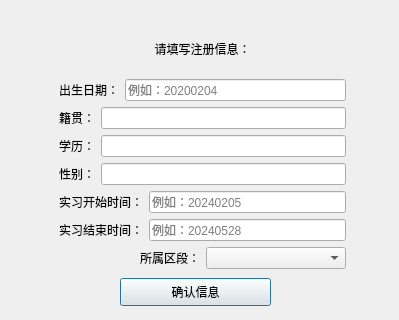
<?xml version="1.0" encoding="UTF-8"?>
<ui version="4.0">
 <class>Dialog</class>
 <widget class="QDialog" name="Dialog">
  <property name="geometry">
   <rect>
    <x>0</x>
    <y>0</y>
    <width>399</width>
    <height>320</height>
   </rect>
  </property>
  <property name="windowTitle">
   <string>注册</string>
  </property>
  <widget class="QWidget" name="layoutWidget">
   <property name="geometry">
    <rect>
     <x>59</x>
     <y>24</y>
     <width>287</width>
     <height>245</height>
    </rect>
   </property>
   <layout class="QVBoxLayout" name="verticalLayout">
    <item>
     <widget class="QLabel" name="label_7">
      <property name="text">
       <string>请填写注册信息：</string>
      </property>
      <property name="alignment">
       <set>Qt::AlignCenter</set>
      </property>
     </widget>
    </item>
    <item>
     <layout class="QHBoxLayout" name="horizontalLayout">
      <item>
       <widget class="QLabel" name="label">
        <property name="text">
         <string>出生日期：</string>
        </property>
        <property name="alignment">
         <set>Qt::AlignRight|Qt::AlignTrailing|Qt::AlignVCenter</set>
        </property>
       </widget>
      </item>
      <item>
       <widget class="QLineEdit" name="lineEdit">
        <property name="placeholderText">
         <string>例如：20200204</string>
        </property>
       </widget>
      </item>
     </layout>
    </item>
    <item>
     <layout class="QHBoxLayout" name="horizontalLayout_2">
      <item>
       <widget class="QLabel" name="label_2">
        <property name="text">
         <string>籍贯：</string>
        </property>
        <property name="alignment">
         <set>Qt::AlignRight|Qt::AlignTrailing|Qt::AlignVCenter</set>
        </property>
       </widget>
      </item>
      <item>
       <widget class="QLineEdit" name="lineEdit_2"/>
      </item>
     </layout>
    </item>
    <item>
     <layout class="QHBoxLayout" name="horizontalLayout_3">
      <item>
       <widget class="QLabel" name="label_3">
        <property name="text">
         <string>学历：</string>
        </property>
        <property name="alignment">
         <set>Qt::AlignRight|Qt::AlignTrailing|Qt::AlignVCenter</set>
        </property>
       </widget>
      </item>
      <item>
       <widget class="QLineEdit" name="lineEdit_3"/>
      </item>
     </layout>
    </item>
    <item>
     <layout class="QHBoxLayout" name="horizontalLayout_4">
      <item>
       <widget class="QLabel" name="label_4">
        <property name="text">
         <string>性别：</string>
        </property>
        <property name="alignment">
         <set>Qt::AlignRight|Qt::AlignTrailing|Qt::AlignVCenter</set>
        </property>
       </widget>
      </item>
      <item>
       <widget class="QLineEdit" name="lineEdit_4"/>
      </item>
     </layout>
    </item>
    <item>
     <layout class="QHBoxLayout" name="horizontalLayout_5">
      <item>
       <widget class="QLabel" name="label_5">
        <property name="text">
         <string>实习开始时间：</string>
        </property>
        <property name="alignment">
         <set>Qt::AlignRight|Qt::AlignTrailing|Qt::AlignVCenter</set>
        </property>
       </widget>
      </item>
      <item>
       <widget class="QLineEdit" name="lineEdit_5">
        <property name="placeholderText">
         <string>例如：20240205</string>
        </property>
       </widget>
      </item>
     </layout>
    </item>
    <item>
     <layout class="QHBoxLayout" name="horizontalLayout_6">
      <item>
       <widget class="QLabel" name="label_6">
        <property name="text">
         <string>实习结束时间：</string>
        </property>
       </widget>
      </item>
      <item>
       <widget class="QLineEdit" name="lineEdit_6">
        <property name="placeholderText">
         <string>例如：20240528</string>
        </property>
       </widget>
      </item>
     </layout>
    </item>
    <item>
     <layout class="QHBoxLayout" name="horizontalLayout_7">
      <item>
       <widget class="QLabel" name="label_8">
        <property name="text">
         <string>所属区段：</string>
        </property>
        <property name="alignment">
         <set>Qt::AlignRight|Qt::AlignTrailing|Qt::AlignVCenter</set>
        </property>
       </widget>
      </item>
      <item>
       <widget class="QComboBox" name="comboBox"/>
      </item>
     </layout>
    </item>
   </layout>
  </widget>
  <widget class="QPushButton" name="pushButton">
   <property name="geometry">
    <rect>
     <x>120</x>
     <y>278</y>
     <width>151</width>
     <height>28</height>
    </rect>
   </property>
   <property name="text">
    <string>确认信息</string>
   </property>
  </widget>
 </widget>
 <resources/>
 <connections/>
</ui>
